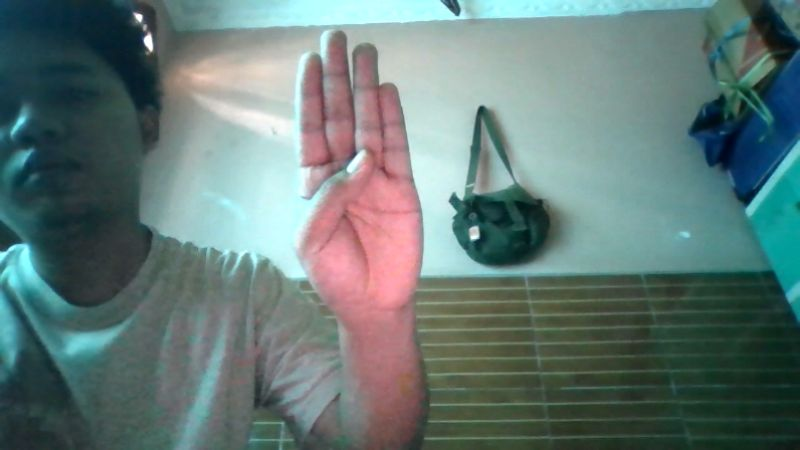
#> input picture models/photo.jpg, 800 x 450 px, given in place of the camera
$ python train_simple_cv2.py
#> lines starting #> are read from the running program, lines starting #| are printed output that depends on the picture; after the words box and inside, x2 and y2 are one past the last pixel; in counts of white or black regions, pixels touching at a corner belong together
"""
Model Sederhana ASL (A, B, C) - Pure OpenCV + TensorFlow
Tanpa MediaPipe - Menggunakan image-based detection
"""

import cv2
import numpy as np
from tensorflow import keras
from tensorflow.keras import layers
import os
from datetime import datetime

class SimpleASLTrainer:
    def __init__(self):
        self.labels = ['A', 'B', 'C']
        self.num_classes = len(self.labels)
        self.samples_per_class = 50  # Lebih sedikit untuk cepat
        self.img_size = 64  # Ukuran image
        self.data = []
        self.labels_data = []

    def preprocess_hand(self, frame):
        """Extract hand region using skin color detection"""
        # Convert to HSV
        hsv = cv2.cvtColor(frame, cv2.COLOR_BGR2HSV)

        # Skin color range
        lower_skin = np.array([0, 20, 70], dtype=np.uint8)
        upper_skin = np.array([20, 255, 255], dtype=np.uint8)

        # Create mask
        mask = cv2.inRange(hsv, lower_skin, upper_skin)

        # Morphological operations
        kernel = np.ones((5,5), np.uint8)
        mask = cv2.morphologyEx(mask, cv2.MORPH_CLOSE, kernel)
        mask = cv2.morphologyEx(mask, cv2.MORPH_OPEN, kernel)

        # Find largest contour
        contours, _ = cv2.findContours(mask, cv2.RETR_EXTERNAL, cv2.CHAIN_APPROX_SIMPLE)

        if contours:
            # Get largest contour
            largest_contour = max(contours, key=cv2.contourArea)

            if cv2.contourArea(largest_contour) > 5000:  # Minimum area
                x, y, w, h = cv2.boundingRect(largest_contour)

                # Add padding
                padding = 20
                x = max(0, x - padding)
                y = max(0, y - padding)
                w = min(frame.shape[1] - x, w + 2*padding)
                h = min(frame.shape[0] - y, h + 2*padding)

                # Extract hand region
                hand_roi = frame[y:y+h, x:x+w]

                # Resize to target size
                hand_resized = cv2.resize(hand_roi, (self.img_size, self.img_size))

                return hand_resized, (x, y, w, h), True

        return None, None, False

    def collect_data(self):
        """Collect training data"""
        cap = cv2.VideoCapture(0)

        print("="*60)
        print("DATA COLLECTION - Simple ASL Model")
        print("="*60)

        for label_idx, label in enumerate(self.labels):
            print(f"\n📍 Letter: {label}")
            print(f"   Target: {self.samples_per_class} samples")
            print(f"   Press SPACE to start, 'q' to skip")

            collected = 0
            collecting = False

            while collected < self.samples_per_class:
                ret, frame = cap.read()
                if not ret:
                    break

                frame = cv2.flip(frame, 1)
                display = frame.copy()

                # Preprocess
                hand_img, bbox, detected = self.preprocess_hand(frame)

                if detected and bbox:
                    x, y, w, h = bbox
                    cv2.rectangle(display, (x, y), (x+w, y+h), (0, 255, 0), 2)

                    # Collect if active
                    if collecting and hand_img is not None:
                        # Convert to grayscale and normalize
                        gray = cv2.cvtColor(hand_img, cv2.COLOR_BGR2GRAY)
                        normalized = gray / 255.0

                        self.data.append(normalized)
                        self.labels_data.append(label_idx)
                        collected += 1

                        # Visual feedback
                        cv2.circle(display, (50, 50), 20, (0, 255, 0), -1)

                # Display info
                cv2.putText(display, f"Letter: {label}", (10, 30),
                           cv2.FONT_HERSHEY_SIMPLEX, 1, (0, 255, 0), 2)
                cv2.putText(display, f"Collected: {collected}/{self.samples_per_class}",
                           (10, 70), cv2.FONT_HERSHEY_SIMPLEX, 0.7, (255, 255, 255), 2)

                if collecting:
                    cv2.putText(display, "COLLECTING...", (10, 110),
                               cv2.FONT_HERSHEY_SIMPLEX, 0.7, (0, 0, 255), 2)
                else:
                    cv2.putText(display, "Press SPACE", (10, 110),
                               cv2.FONT_HERSHEY_SIMPLEX, 0.7, (255, 255, 0), 2)

                cv2.imshow('Data Collection', display)

                key = cv2.waitKey(1) & 0xFF
                if key == ord(' '):
                    collecting = not collecting
                elif key == ord('q'):
                    break
                elif key == 27:
                    cap.release()
                    cv2.destroyAllWindows()
                    return False

            print(f"   ✓ Completed: {collected} samples")
#> this loop made 2 passes; (key q is pressed on pass 1)
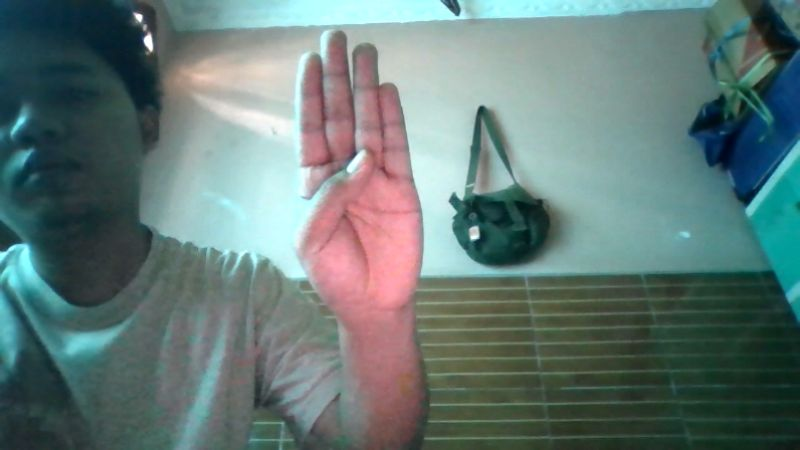
#> input picture models/photo.jpg, 800 x 450 px, given in place of the camera
#> pass 1, in preprocess_hand, `mask = cv2.inRange(hsv, lower_skin, upper_skin)`:
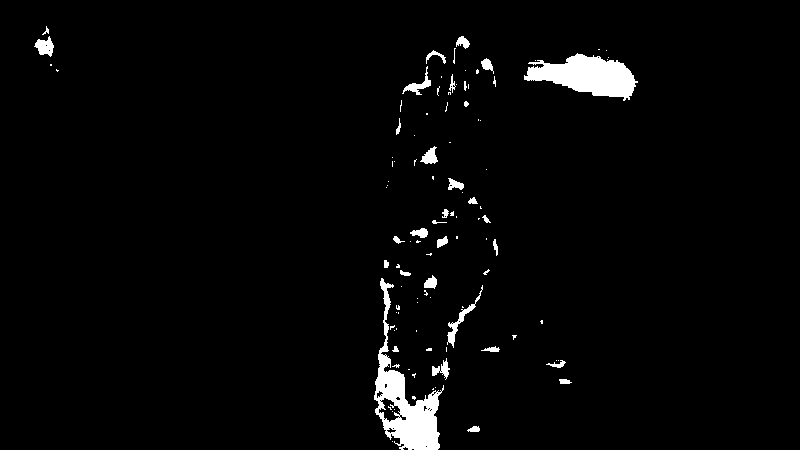
#> mask: shape (450, 800); 2.7% white; 105 white regions (72 under 20 px), largest, box (x1, y1, x2, y2) and area: (374, 278, 444, 450) 3649, (524, 53, 638, 101) 3072, (447, 285, 483, 348) 317
#> pass 1, in preprocess_hand, `mask = cv2.morphologyEx(mask, cv2.MORPH_CLOSE, kernel)`:
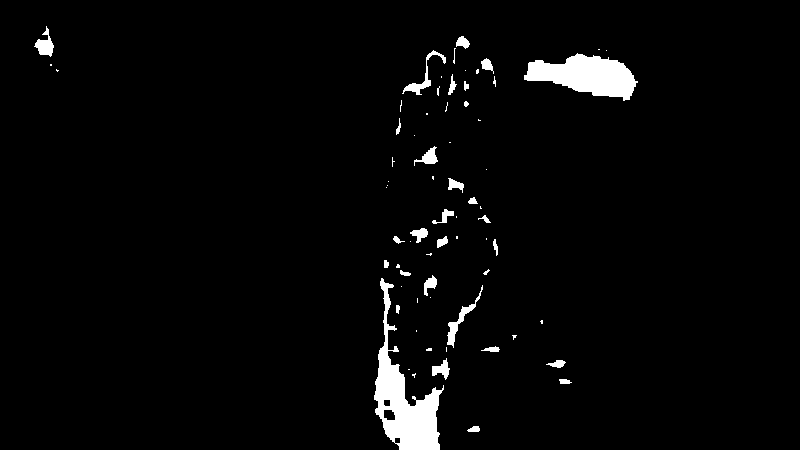
#> mask: shape (450, 800); 2.9% white; 69 white regions (39 under 20 px), largest, box (x1, y1, x2, y2) and area: (374, 278, 444, 450) 4175, (524, 53, 638, 101) 3167, (447, 285, 483, 348) 366
#> pass 1, in preprocess_hand, `mask = cv2.morphologyEx(mask, cv2.MORPH_OPEN, kernel)`:
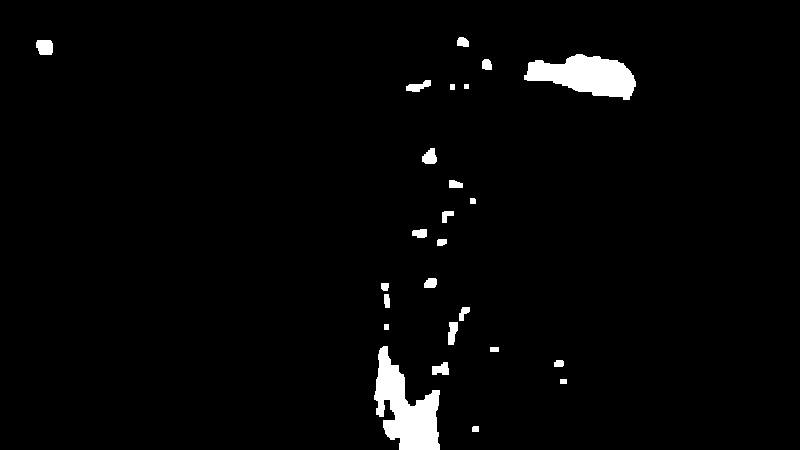
#> mask: shape (450, 800); 2.5% white; 25 white regions, largest, box (x1, y1, x2, y2) and area: (374, 346, 440, 450) 3680, (524, 54, 636, 100) 3157, (36, 40, 53, 55) 228

        cap.release()
        cv2.destroyAllWindows()

        print(f"\n{'='*60}")
        print(f"Total: {len(self.data)} samples")
        return True

    # [130 lines left out: functions build_model, train, save_model, test_model, not called in this run]

def main():
    print("="*60)
    print("ASL SIMPLE TRAINER (OpenCV Only)")
    print("="*60)

    trainer = SimpleASLTrainer()

    # Collect
    print("\n[1/4] Collecting data...")
    if not trainer.collect_data():
        return

    # Train
    print("\n[2/4] Training...")
    model = trainer.train()

    # Save
    print("\n[3/4] Saving...")
    trainer.save_model(model)

    # Test
    print("\n[4/4] Testing...")
    test = input("Test model? (y/n): ")
    if test.lower() == 'y':
        trainer.test_model(model)

    print("\n✅ DONE!")

if __name__ == "__main__":
    main()
